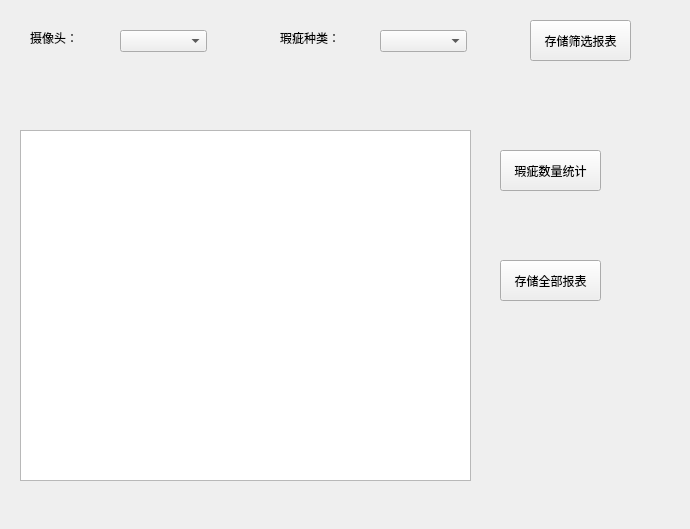
<?xml version="1.0" encoding="UTF-8"?>
<ui version="4.0">
 <class>dialog</class>
 <widget class="QMainWindow" name="dialog">
  <property name="geometry">
   <rect>
    <x>0</x>
    <y>0</y>
    <width>690</width>
    <height>529</height>
   </rect>
  </property>
  <property name="windowTitle">
   <string>瑕疵信息统计</string>
  </property>
  <property name="windowIcon">
   <iconset>
    <normaloff>Icons/icon_statistics.png</normaloff>Icons/icon_statistics.png</iconset>
  </property>
  <widget class="QTableView" name="st_info">
   <property name="geometry">
    <rect>
     <x>20</x>
     <y>130</y>
     <width>451</width>
     <height>351</height>
    </rect>
   </property>
  </widget>
  <widget class="QPushButton" name="pushButton">
   <property name="geometry">
    <rect>
     <x>500</x>
     <y>150</y>
     <width>101</width>
     <height>41</height>
    </rect>
   </property>
   <property name="text">
    <string>瑕疵数量统计</string>
   </property>
  </widget>
  <widget class="QPushButton" name="pushButton_2">
   <property name="geometry">
    <rect>
     <x>500</x>
     <y>260</y>
     <width>101</width>
     <height>41</height>
    </rect>
   </property>
   <property name="text">
    <string>存储全部报表</string>
   </property>
  </widget>
  <widget class="QComboBox" name="comboBox">
   <property name="geometry">
    <rect>
     <x>120</x>
     <y>30</y>
     <width>87</width>
     <height>22</height>
    </rect>
   </property>
  </widget>
  <widget class="QComboBox" name="comboBox_2">
   <property name="geometry">
    <rect>
     <x>380</x>
     <y>30</y>
     <width>87</width>
     <height>22</height>
    </rect>
   </property>
  </widget>
  <widget class="QLabel" name="label">
   <property name="geometry">
    <rect>
     <x>30</x>
     <y>30</y>
     <width>72</width>
     <height>15</height>
    </rect>
   </property>
   <property name="text">
    <string>摄像头：</string>
   </property>
  </widget>
  <widget class="QLabel" name="label_2">
   <property name="geometry">
    <rect>
     <x>280</x>
     <y>30</y>
     <width>72</width>
     <height>15</height>
    </rect>
   </property>
   <property name="text">
    <string>瑕疵种类：</string>
   </property>
  </widget>
  <widget class="QPushButton" name="pushButton_3">
   <property name="geometry">
    <rect>
     <x>530</x>
     <y>20</y>
     <width>101</width>
     <height>41</height>
    </rect>
   </property>
   <property name="text">
    <string>存储筛选报表</string>
   </property>
  </widget>
 </widget>
 <resources/>
 <connections/>
</ui>
